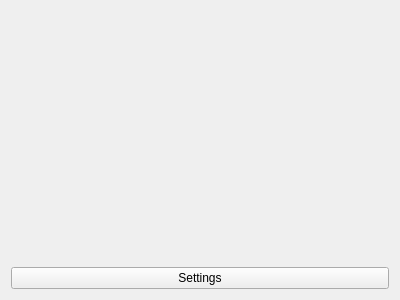
<?xml version="1.0" encoding="UTF-8"?>
<ui version="4.0">
 <class>CalibrationWidget</class>
 <widget class="QWidget" name="CalibrationWidget">
  <property name="geometry">
   <rect>
    <x>0</x>
    <y>0</y>
    <width>400</width>
    <height>300</height>
   </rect>
  </property>
  <property name="sizePolicy">
   <sizepolicy hsizetype="Expanding" vsizetype="Expanding">
    <horstretch>0</horstretch>
    <verstretch>0</verstretch>
   </sizepolicy>
  </property>
  <property name="windowTitle">
   <string>Form</string>
  </property>
  <layout class="QVBoxLayout" name="verticalLayout">
   <item>
    <widget class="ChartWidget" name="chartWidget" native="true"/>
   </item>
   <item>
    <widget class="QPushButton" name="settingsButton">
     <property name="text">
      <string>Settings</string>
     </property>
    </widget>
   </item>
  </layout>
 </widget>
 <customwidgets>
  <customwidget>
   <class>ChartWidget</class>
   <extends>QWidget</extends>
   <header>chartwidget.h</header>
   <container>1</container>
  </customwidget>
 </customwidgets>
 <resources/>
 <connections/>
</ui>
